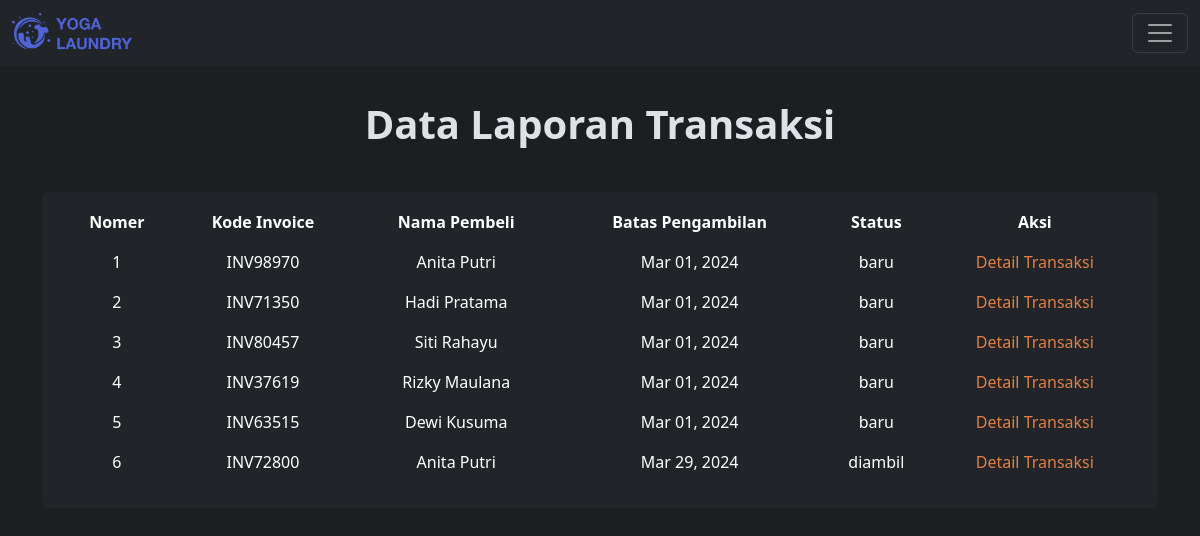
Page /php/view/control.php?page=view_laporan (signed in) on the earlier database version.
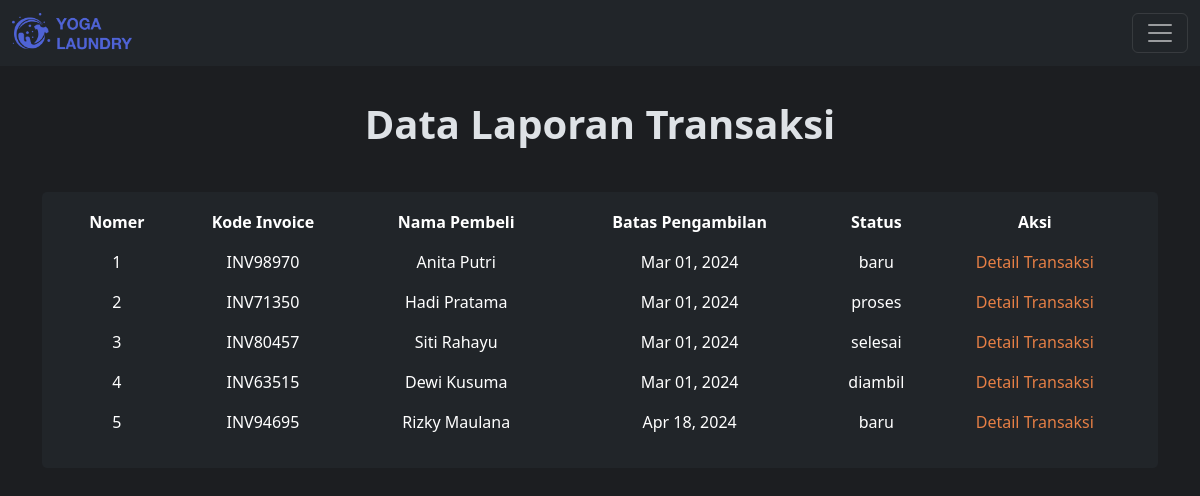
Same page on the later database version.
### tables this page shows
CREATE TABLE `tb_transaksi` (
  `id` int NOT NULL,
  `id_outlet` int NOT NULL,
  `kode_invoice` varchar(100) NOT NULL,
  `id_member` int NOT NULL,
  `tgl` datetime NOT NULL,
  `batas_waktu` datetime NOT NULL,
  `tgl_bayar` datetime NOT NULL,
  `biaya_tambahan` int NOT NULL,
  `diskon` double NOT NULL,
  `pajak` int NOT NULL,
  `status` enum('baru','proses','selesai','diambil') NOT NULL,
  `dibayar` enum('dibayar','belum_dibayar') NOT NULL,
  `id_user` int NOT NULL
);

CREATE TABLE `tb_member` (
  `id` int NOT NULL,
  `nama` varchar(100) NOT NULL,
  `alamat` text NOT NULL,
  `jenis_kelamin` enum('L','P') NOT NULL,
  `tlp` varchar(15) NOT NULL
);

### php/view/control.php (called while the page is built)
<?php
include_once "../template/header.php";
include_once "../template/content.php";
include_once "../template/footer.php";

### php/view/laporan.php (the view, shortened to what this page needs)
<div class="view-container">
  <h1 class="fw-bold">Data Laporan Transaksi</h1>
  <div class="container">
    <div class="table-container">
      <table class="table table-borderless table-hover">
        <thead class="table-header text-center">
          <th>Nomer</th>
          <th>Kode Invoice</th>
          <th>Nama Pembeli</th>
          <th>Batas Pengambilan</th>
          <th>Status</th>
          <th>Aksi</th>
        </thead>
        <?php
        $tampil = mysqli_query($koneksi, "SELECT * FROM tb_transaksi");
        $no = 1;
        while ($hasil = mysqli_fetch_array($tampil)) {
          $batas_waktu = date("M d, Y", strtotime($hasil['batas_waktu']));
          $id = $hasil['id'];
          $tampilMember = mysqli_query($koneksi, "SELECT tb_transaksi.*, tb_member.nama FROM tb_transaksi INNER JOIN tb_member ON tb_transaksi.id_member = tb_member.id WHERE tb_transaksi.id = $id;");
          $hasilMember = mysqli_fetch_array($tampilMember);
        ?>
          <tr class="text-center">
            <td><?= $no++ ?></td>
            <td><?= $hasil['kode_invoice']; ?></td>
            <td><?= $hasilMember['nama']; ?></td>
            <td><?= $batas_waktu; ?></td>
            <td><?= $hasil['status']; ?></td>
            <td>
              <div class="action-container">
                <a style="color:#e67f45;" href="./control.php?page=detail_transaksi&id=<?= $hasil['id']; ?>">Detail Transaksi</a>
              </div>
            </td>
          </tr>
        <?php } ?>
      </table>
    </div>
  </div>
</div>

Differences in the rows shown:
removed tb_transaksi: kode_invoice "INV37619", id_member.nama "Rizky Maulana", batas_waktu "Mar 01, 2024", status "baru"
removed tb_transaksi: kode_invoice "INV72800", id_member.nama "Anita Putri", batas_waktu "Mar 29, 2024", status "diambil"
changed tb_transaksi "INV71350": status "baru" → "proses"
changed tb_transaksi "INV80457": status "baru" → "selesai"
changed tb_transaksi "INV63515": status "baru" → "diambil"
added tb_transaksi: kode_invoice "INV94695", id_member.nama "Rizky Maulana", batas_waktu "Apr 18, 2024", status "baru"
